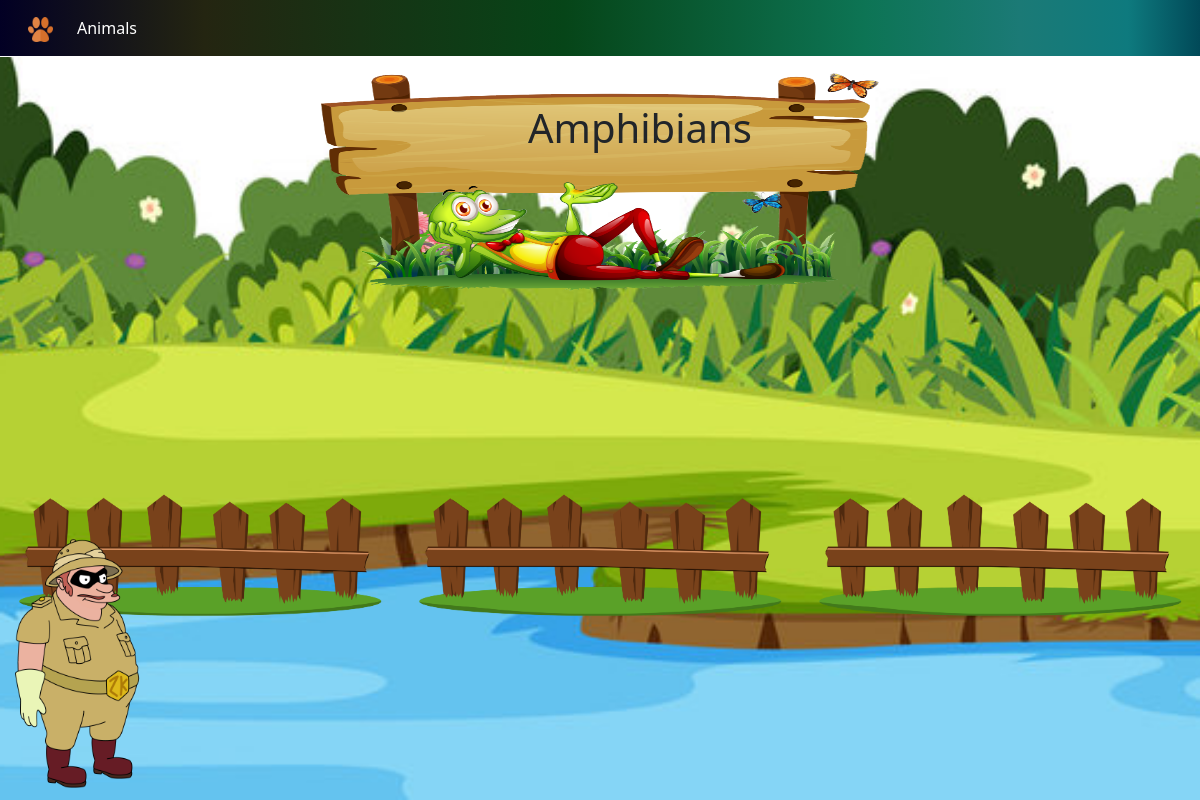
/fence_amphibians.php, run on an earlier commit of the app's database.
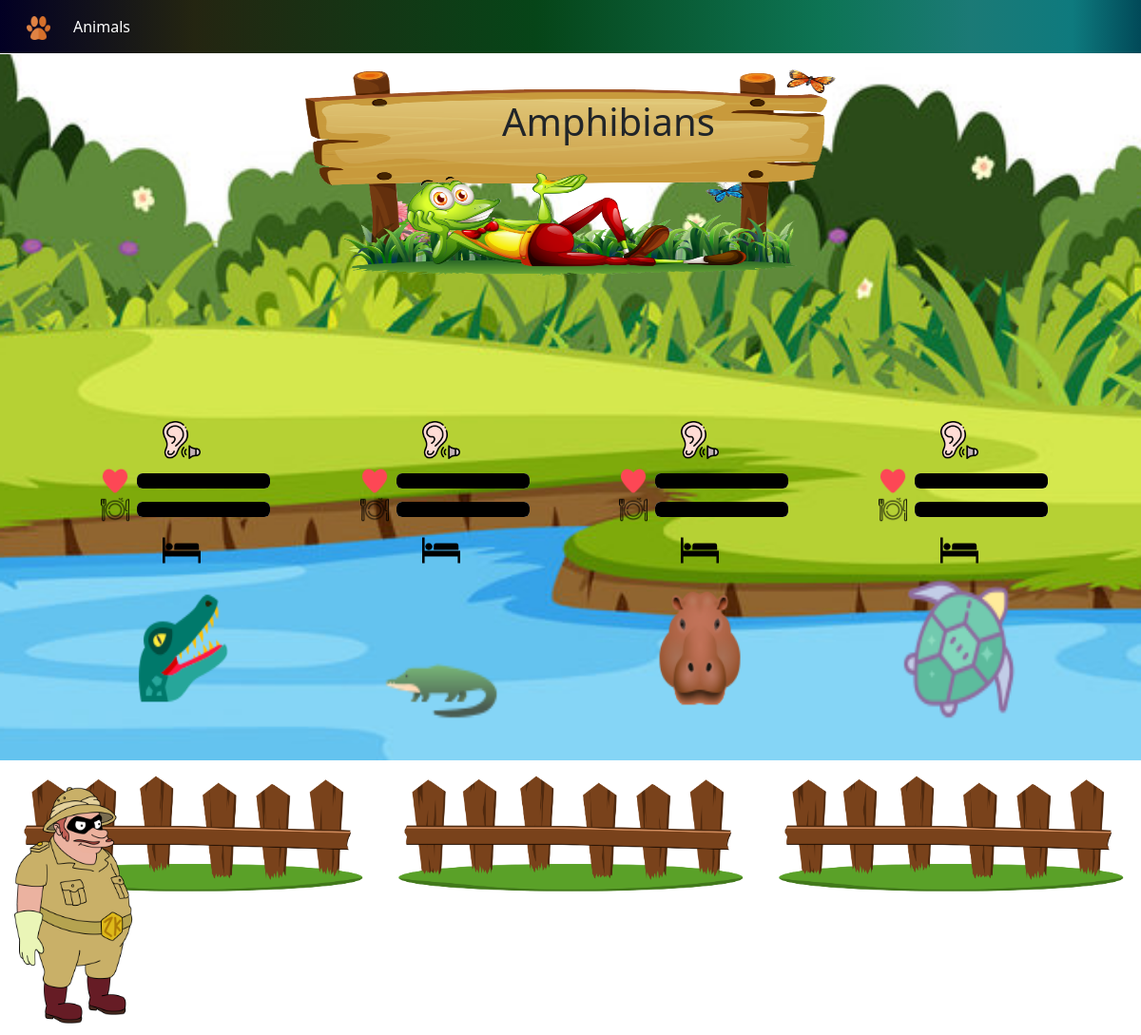
And on a later commit of the database.
### tables this page shows
CREATE TABLE `animals` (
  `id` int(11) NOT NULL,
  `specie_type` varchar(255) NOT NULL,
  `specie_name` varchar(255) NOT NULL,
  `size` int(11) NOT NULL,
  `weight` int(11) NOT NULL,
  `age` int(11) NOT NULL,
  `enclosure_id` int(255) NOT NULL,
  `icon` varchar(255) NOT NULL,
  `sound` varchar(255) NOT NULL
);

### CLASSES/EnclosureManager.php (called while the page is built, shortened)
<?php
class EnclosureManager {
        private $db;
        public function __construct($db) {
            $this->db = $db;
        }
        public function getEnclosureById($id)
        {
            $sql = "SELECT * FROM enclosures WHERE id = '$id'";
            $statement = $this->db->query($sql);
            $data = $statement->fetch();
            $enclos = new Enclosure($data);
            return $enclos;
        }
         public function getAnimalFromEnclosure(Enclosure $enclos)
        {
            $query = $this->db->prepare("SELECT * FROM animals where enclosure_id = ?");
            $query->execute([$enclos->getId()]);
            $animals = $query->fetchAll(PDO::FETCH_ASSOC);
        }
    }
?>

### CLASSES/Enclosure.php (called while the page is built, shortened)
<?php
class Enclosure
{
        private $animals = [];
        public function setId($id)
        {
                return $this;
        }
        public function setName($name)
        {
                return $this;
        }
        public function setTideIndex($tideIndex)
        {
                return $this;
        }
        public function getAnimals()
        {
                return $this->animals;
        }
        public function setAnimals($animals)
        {
                $this->animals [] = $animals;
                return $this;
        }
    }
?>

### CLASSES/Animal.php (called while the page is built, shortened)
<?php
    class Animal
    {
        private $specie_name;
        private $specie_type;
        private $size;
        private $weight;
        private $age;
        private $icon;
        public function getSpecieName()
        {
                return $this->specie_name;
        }
        public function setSpecieName($specie_name)
        {
                $this->specie_name = $specie_name;
                return $this;
        }
        public function getSpecieType()
        {
                return $this->specie_type;
        }
        public function setSpecieType($specie_type)
        {
                $this->specie_type = $specie_type;
                return $this;
        }
        public function getSize()
        {
                return $this->size;
        }
        public function setSize($size)
        {
                $this->size = $size;
                return $this;
        }
        public function getWeight()
        {
                return $this->weight;
        }
        public function setWeight($weight)
        {
                $this->weight = $weight;
                return $this;
        }
        public function getAge()
        {
                return $this->age;
        }
        public function setAge($age)
        {
                $this->age = $age;
                return $this;
        }
        public function getIcon()
        {
                return $this->icon;
        }
        public function setIcon($icon)
        {
                $this->icon = $icon;
                return $this;
        }
    }
?>

### fence_amphibians.php (the view, shortened to what the changed rows need)
<?php
  require_once('CONFIG/database.php');
  include_once("PARTIALS/header.php");
  $manager = new EnclosureManager($db);
  $amphibianEnclosure = $manager->getEnclosureById(5);
  $manager->getAnimalFromEnclosure($amphibianEnclosure);
  $amphibians = $amphibianEnclosure->getAnimals();
?>
<body style=" background-image: url('IMAGES/enc_amph.jpg');
                background-size: cover;
                background-position: center;
                background-repeat: no-repeat;
                height: 100vh;
                ">
<div class="container text-center">
  <h1 style="position: absolute; top: 13vh; left:44vw">Amphibians</h1>
</div>
<div id="fence" class="container-fluid d-flex justify-content-evenly text-center mt-5" style="position:relative; top: 10vh">
  <?php foreach ($amphibians as $key => $amphibian) : ?>
    <div class="d-flex flex-column align-items-center">
    <div class="d-flex justify-content-center my-2 mx-2">
      <img id="sound<?= $key ?>" src="ICONS/sound.png" alt="sound" width="40" height="40" style="cursor:pointer">
    </div>
    <div class="d-flex align-items-center">
      <img class="mx-2" src="ICONS/hearth.png" alt="health" width="30" height="30">
        <div class="progress">
        <div class="progress-bar progress-bar-success" role="progressbar" aria-valuenow="40"
        aria-valuemin="0" aria-valuemax="100" style="width:140px">
      </div>
      </div>
    </div>
    <div class="d-flex align-items-center">
      <img class="mx-2" src="ICONS/eat.png" alt="health" width="30" height="30">
        <div class="progress">
        <div class="progress-bar progress-bar-success" role="progressbar" aria-valuenow="40"
        aria-valuemin="0" aria-valuemax="100" style="width:140px">
      </div>
      </div>
    </div>
    <div class="d-flex justify-content-center my-2 mx-2">
      <img id="sleep" src="ICONS/bed.png" alt="sound" width="40" height="40" style="cursor:pointer">
    </div>
    <img id="animal" src="ANIMAL_ICONS/<?= $amphibian->getIcon()?>" alt="" width="120" height="150"
      data-specie-type="<?= ucfirst($amphibian->getSpecieType()) ?>"
      data-specie-name="<?= ucfirst($amphibian->getSpecieName()) ?>"
      data-size="<?= $amphibian->getSize() ?>"
      data-weight="<?= $amphibian->getWeight() ?>"
      data-age="<?= $amphibian->getAge() ?>"
    >
    </div>
  <?php endforeach ?>
</div>
<?php
  include_once('PARTIALS/footer.php');
?>

What changed in the data, as far as the page shows it:
now on this page (row edited): animals: icon+specie_name (picture)
now on this page (row edited): animals: icon+specie_name (picture)
now on this page (row edited): animals: icon+specie_name (picture)
now on this page (row edited): animals: icon+specie_name (picture)
